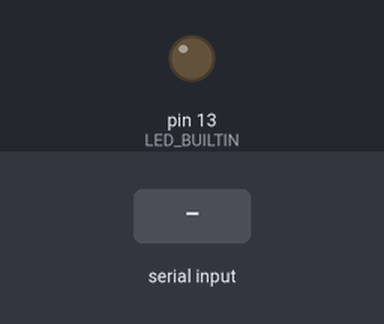
Simulated run of this sketch. Board: Arduino Uno, built with avr-gcc and run on an emulated ATmega328P. On the bench: output pins drawn as LEDs (lit = HIGH). Inputs (shaded band) come from the test bench.

Above: at 1.2 s.
1.3 s: "90,45\n" received over Serial
Timing chart, 0 to 4.3 s (numbered marks = the images above; inputs shaded):
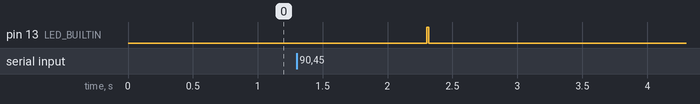

The sketch:

mainArduino.ino
```cpp
char userInput;
int nPulses = 1;
int PulseWidthMicro = 100;
int PulseWidthNano = 0;
int InterPulseWidthMicro = 100;
int InterPulseWidthNano = 0;
float Scale1st = 1.00;

const int pinCamera = 7; //input pin for trigger from camera
const int pinLED = 2;  //pin with led

int pinCamera1 = 0;
int pinCamera2 = 0;

void setup() {
  Serial.begin(115200);
  pinMode(LED_BUILTIN, OUTPUT);
  //pinMode(pinLED, OUTPUT);
  //pinMode(pinCamera, INPUT);
}

void getUserData() {
  String userDataString;
  userDataString = Serial.readString();

  int a = userDataString.charAt(0) - '0';
  int b = userDataString.charAt(1) - '0';
  int c = userDataString.charAt(2) - '0';
  int d = userDataString.charAt(3) - '0';
  int e = userDataString.charAt(4) - '0';
  int f = userDataString.charAt(5) - '0';
  int g = userDataString.charAt(6) - '0';
  int h = userDataString.charAt(7) - '0';
  int i = userDataString.charAt(8) - '0';
  int j = userDataString.charAt(9) - '0';
  int k = userDataString.charAt(10) - '0';
  int l = userDataString.charAt(11) - '0';
  int m = userDataString.charAt(12) - '0';
  int n = userDataString.charAt(13) - '0';
  int o = userDataString.charAt(14) - '0';
  int p = userDataString.charAt(15) - '0';

  nPulses = a*10+b;
  PulseWidthMicro = c*100+d*10+e;
  PulseWidthNano = f*10+g;
  InterPulseWidthMicro = h*100+i*10+j;
  InterPulseWidthNano = k*10+l;
  Scale1st = m*10+n+o*0.1+p*0.01;
} // getUserData Function

void loop() {
//pinCamera1 = digitalRead(pinCamera);
//if (pinCamera1>pinCamera2) LED_start();
//pinCamera2=pinCamera1;
//if (Serial.available() > 0) getUserData();
LED_start();
if (Serial.available() > 0) getUserData();
}

void LED_start() {
  for (int count = 0; count < nPulses; count++)  {
    //digitalWrite(pinLED, HIGH);
    digitalWrite(LED_BUILTIN, HIGH);
    delayMicroseconds(PulseWidthMicro);
    //delayNanoseconds(PulseWidthNano);
    //digitalWrite(pinLED, LOW);
    if (count == 0){
    digitalWrite(LED_BUILTIN, LOW);
    delay(InterPulseWidthMicro*Scale1st);
    //delay(InterPulseWidthNano*Scale1st);
    }//if
    else{
    digitalWrite(LED_BUILTIN, LOW);
    delay(InterPulseWidthMicro);
    //delay(InterPulseWidthNano);}
    }//else
  } // for
} // void LED_start
```

Measured:
- after the input at 1.3 s, pin 13 (LED_BUILTIN): LOW → HIGH after 1.0 s, → LOW 0.02 s later
